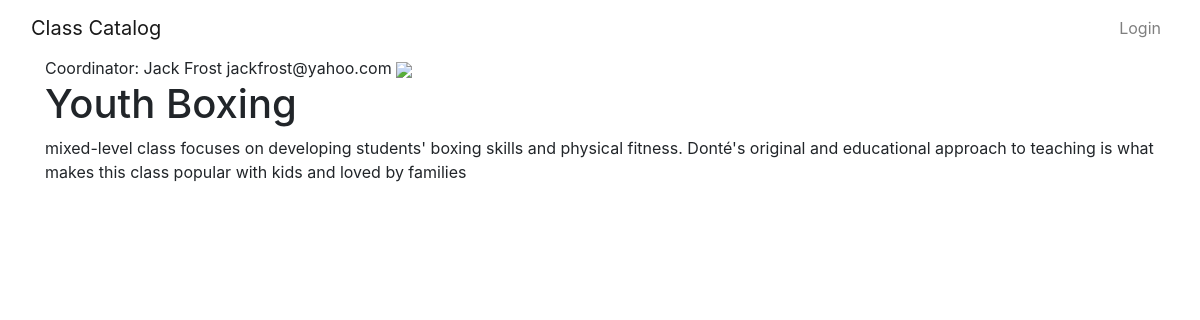
Page /categories/Boxing/9 on the committed database.
### models.py (models this page shows, shortened)
class User(Base):
    __tablename__ = 'user'
    id = Column(Integer(), primary_key=True)
    name = Column(String(64), nullable=False)
    email = Column(String(250), nullable=False)
    picture = Column(String(250))

class ClassName(Base):
    __tablename__ = 'class'
    id = Column(Integer(), primary_key=True)
    class_name = Column(String(250), nullable=False)
    description = Column(Text(), nullable=False)
    category_id = Column(Integer(), ForeignKey('category.id'))
    category = relationship(Category)
    user_id = Column(Integer(), ForeignKey('user.id'))
    user = relationship(User)

### catalog.py (the view)
@app.route('/categories/<category_name>/<int:class_id>')
def class_description(category_name, class_id):
    category = session.query(Category).filter_by(category_name=category_name).one()
    item = session.query(ClassName).filter_by(id=class_id).one()
    creator = get_user_info(item.user_id)
    print(creator)
    if 'username' not in login_session:
        return render_template('publicclassdescription.html', category=category, item=item, creator=creator)
    return render_template('class_description.html', category=category, item=item, creator=creator)

### catalog.py (called while the page is built)
def get_user_info(user_id):
    user = session.query(User).filter_by(id=user_id).one()
    return user

### templates/publicclassdescription.html (shortened to what this page needs)
{% extends 'base.html' %}
{% block content %}
    <div class="container">
Coordinator:  {{creator.name}} {{ creator.email }}
<img src="'{{ creator.picture }}'">
<h1>{{item.class_name}}</h1>
{{item.description}}<br/>
{% endblock %}

### rows in the picture
User: name "Jack Frost", email "jackfrost@yahoo.com"
ClassName: class_name "Youth Boxing", description "mixed-level class focuses on developing students' boxing skills and physical fitness. Donté's original and educational approach to teaching is what makes this class popular with kids and loved by families"
